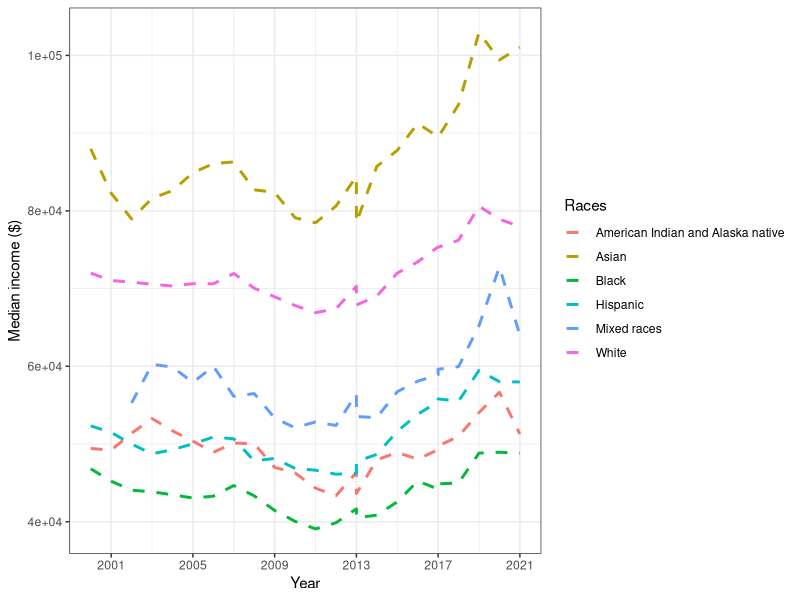
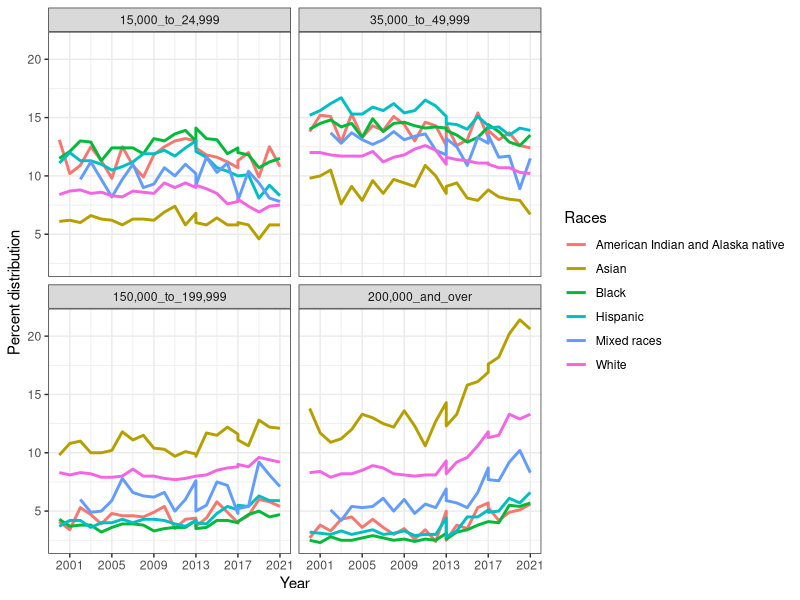
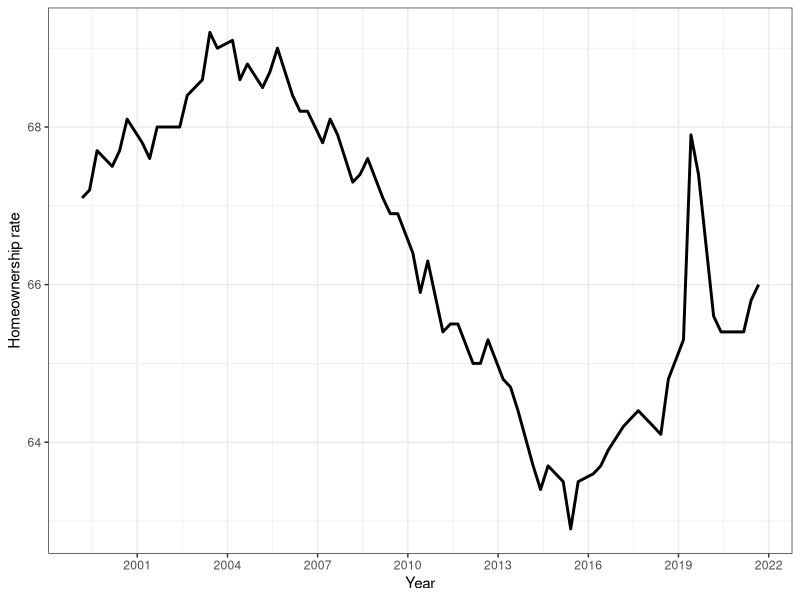
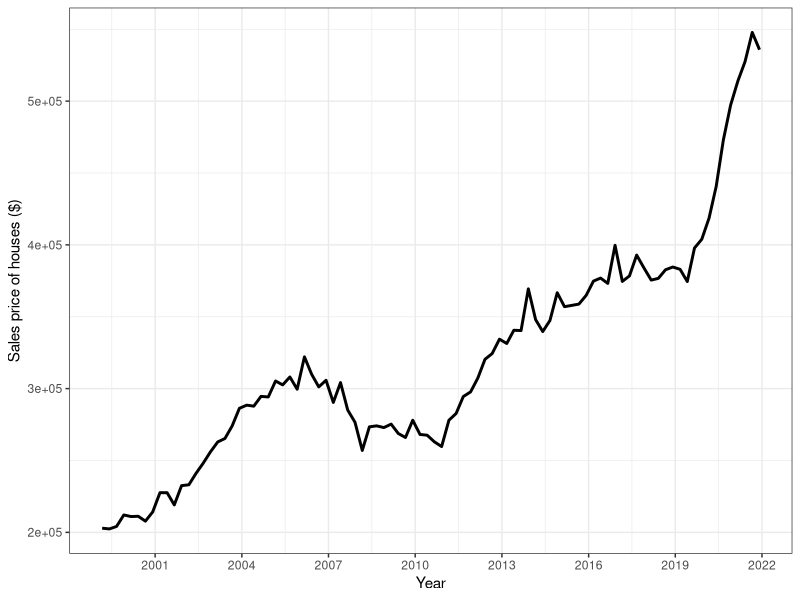

These figures' R source, in order:
## ---- chunk 1
knitr::opts_chunk$set(echo = TRUE)
## ---- chunk 2
rm(list = ls(all.names = TRUE))
cat("\014")
library(skimr)
library(data.table)
library(dplyr)
library(ggplot2)
library(tidyr)
library(kableExtra)
## ---- chunk 3
income = fread('tableA2.csv')

income$Number_thousands = as.numeric(income$Number_thousands)
income$Median_income = as.numeric(income$Median_income)
income$Margin_of_error_for_median = as.numeric(income$Margin_of_error_for_median)
income$Mean_income = as.numeric(income$Mean_income)
income$Margin_of_error_for_mean = as.numeric(income$Margin_of_error_for_mean)

i= income %>% 
  select(-Margin_of_error_for_median, -Margin_of_error_for_mean) %>% 
  na.omit()  

skim (i)
## ---- chunk 4

income = fread('tableA2.csv') %>% 
  tibble 

df= income %>% 
  select(-Margin_of_error_for_median, -Margin_of_error_for_mean) %>% 
  na.omit() %>% 
  filter(!Races=='Blackd', !Races =='Asiand', !Races == 'Whited', !Races=='All races', !Races=='American Indian and Alaska native comb') %>% 
  filter(between(Year, 2000,2021))

ggplot(df, aes (Year, Median_income, color=Races)) +
         geom_line(linetype='dashed', size=1)+
         theme_bw() +
         labs(x = "Year", y = "Median income ($)", fill="Races") +
         scale_x_continuous(breaks=seq(1993,2021,by=4))+
         scale_fill_brewer(palette = "Set2")

## ---- chunk 5
year93 = df %>% 
  select(Year, Median_income, Races) %>% 
  filter(Year==2000) 

year21 = df %>% 
  select(Year, Median_income, Races) %>% 
  filter(Year==2021)

final = full_join(year93,year21, by = "Races" )

final %>% 
  mutate('Median income increase' = round ((Median_income.y - Median_income.x)/(2021-2000), digits=0)) %>% 
  select(Races,'Median income increase')  %>% 
  filter (!Races=='Mixed races') %>% 
  kable(align=rep('c', 3), format = "pandoc", booktabs = TRUE, caption = "Real median income increase between 2000-2021 (slope of the lines) for each race", escape = FALSE)

## ---- chunk 6
dfl = pivot_longer(df, cols = c('15,000_to_24,999' , '35,000_to_49,999', '150,000_to_199,999',  '200,000_and_over'))

dfl$name= as.factor(dfl$name)

ggplot(dfl, aes (Year, value, color=Races)) +
         facet_wrap(~factor(name, levels = c('15,000_to_24,999', '35,000_to_49,999', '150,000_to_199,999', '200,000_and_over')))+
         geom_line(size=1)+
         theme_bw() +
         scale_x_continuous(breaks=seq(1993,2021,by=4))+
         labs(x = "Year", y = "Percent distribution", fill="Races") 
## ---- chunk 7
home = read.csv('home.csv')

home$DATE = strptime(as.character(home$DATE), "%m/%d/%Y") %>% 
  as.Date((home$DATE), format = "%d-%m-%y")

home %>% 
  filter(DATE>'1999-07-01') %>% 
  ggplot(aes (DATE, Percent)) +
         geom_line(size=1)+
         theme_bw() +
         labs(x = "Year", y = "Homeownership rate") +
         scale_x_date(date_breaks = "36 months", date_labels = "%Y")+
         scale_fill_brewer(palette = "Set2")

## ---- chunk 8
home_price = read.csv('home_price.csv')

home_price$Date = strptime(as.character(home_price$Date), "%m/%d/%Y") %>% 
  as.Date((home_price$Date), format = "%d-%m-%y")


home_price %>% 
  filter(Date>'1999-10-01') %>% 
  ggplot(aes (Date, Price)) +
         geom_line(size=1)+
         theme_bw() +
         labs(x = "Year", y = "Sales price of houses ($)") +
         scale_x_date(date_breaks = "36 months", date_labels = "%Y")+
         scale_fill_brewer(palette = "Set2")

## ---- chunk 9
df=read.csv("Project.csv")

kable(df, align = "l")|>
 column_spec(1, width = "3cm")|>
 column_spec(2, width = "4cm")|>
 column_spec(3, width = "10cm")
